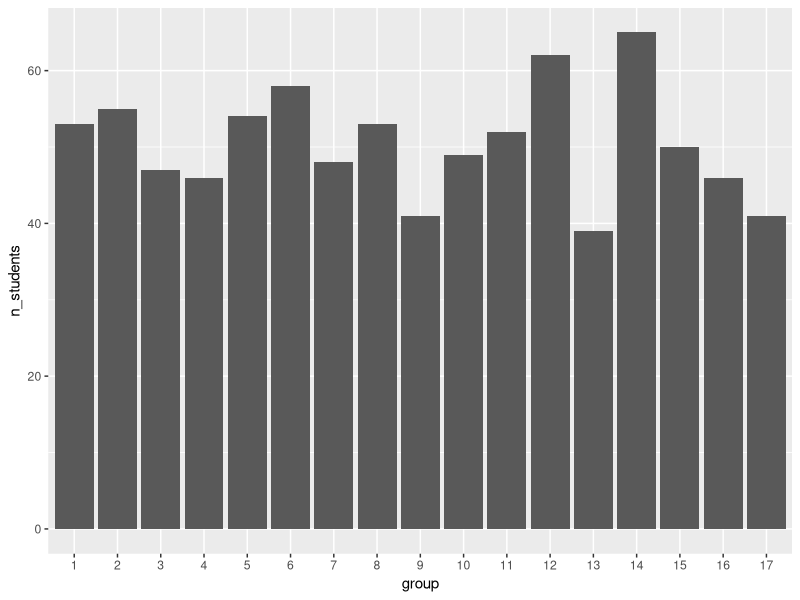
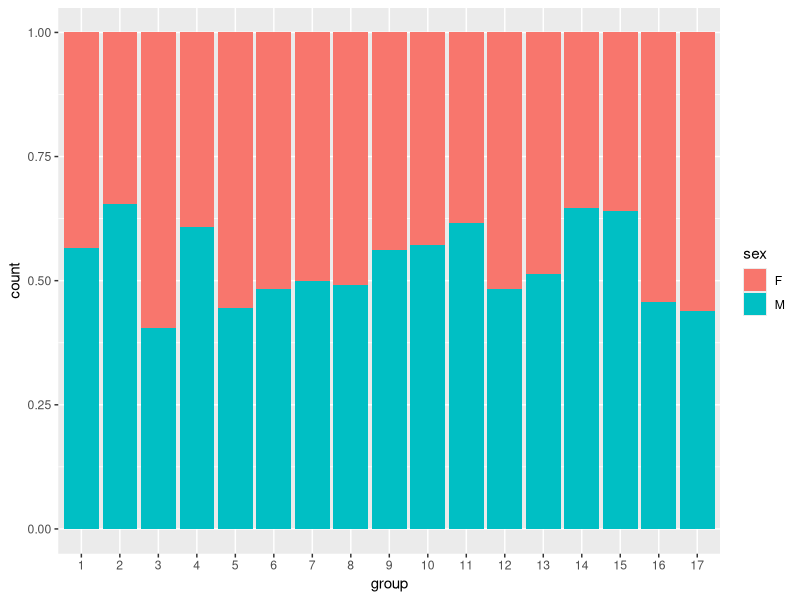
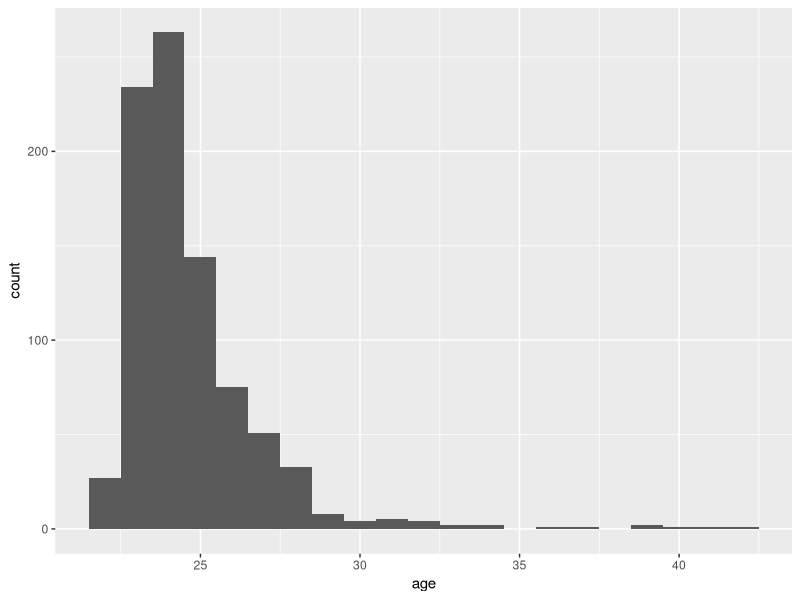
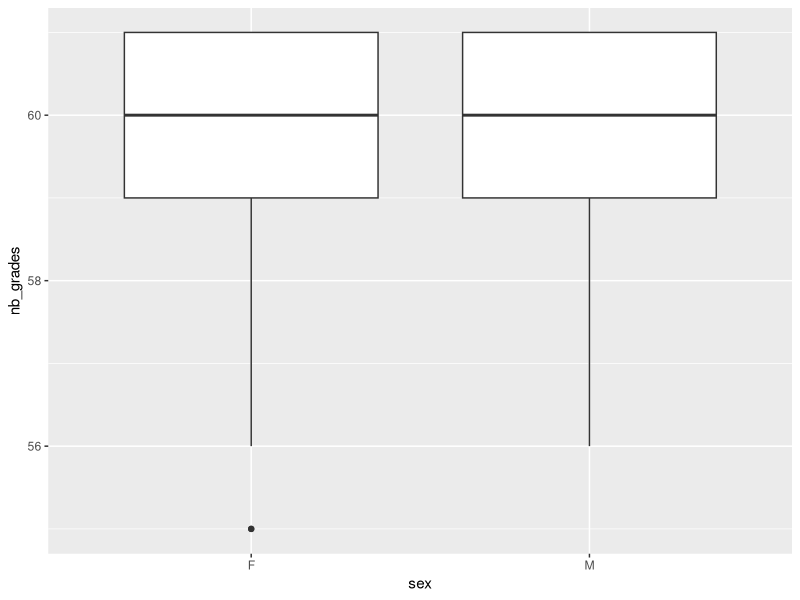
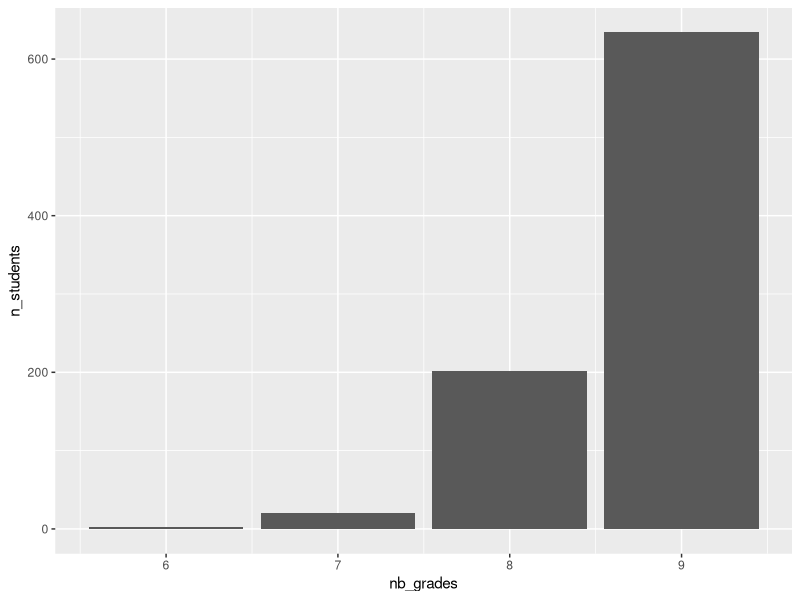
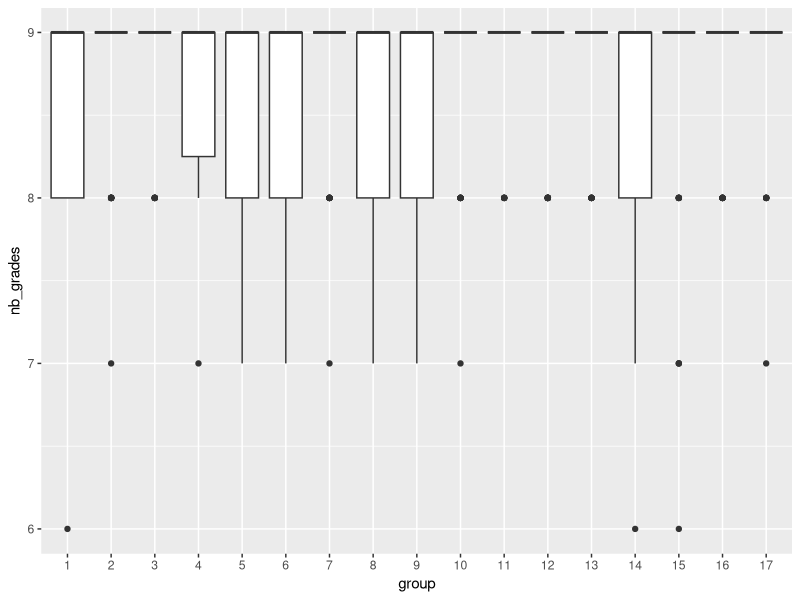
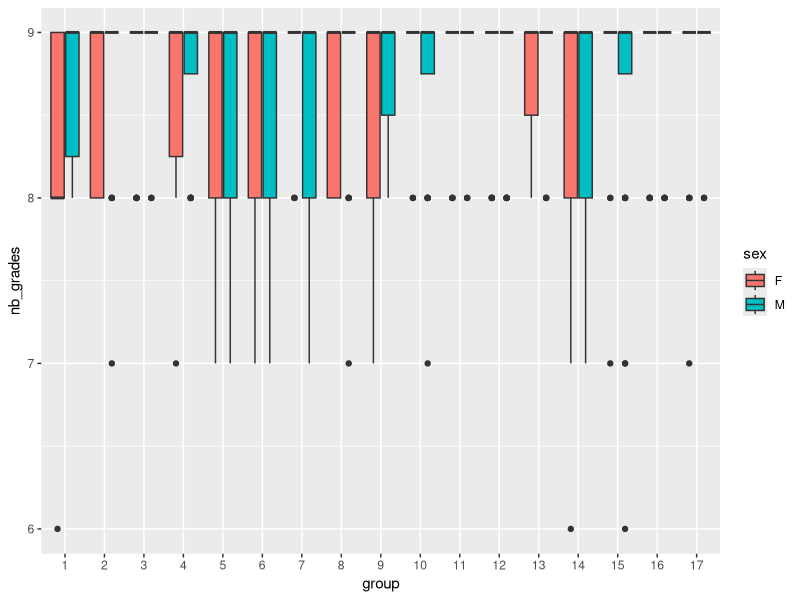
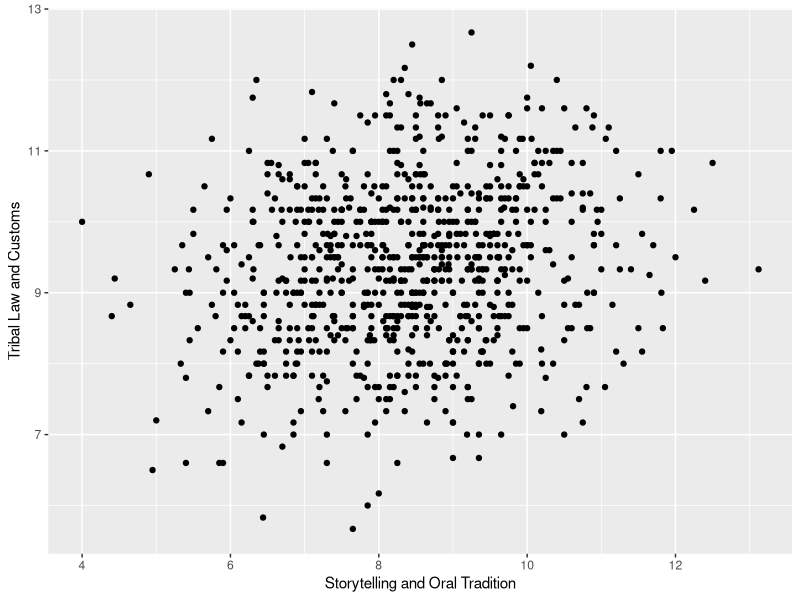

The R source for these figures, in order:
## ---- chunk 1
library(readr)
library(dplyr)
library(knitr)
library(ggplot2)
library(lubridate)
library(tidyr)

## ---- chunk 2
courses <- read_csv("courses.csv")
## ---- chunk 3
courses %>%
  rename(
    "identifiant" = course_id,
    "semester" = semester,
    "number of exams" = nb_grades
  ) %>%
  arrange(`course`) %>%
  kable()
## ---- chunk 4
students <- read_csv("students.csv") %>%
  mutate(
    id = as.integer(id),
    group = factor(group),
    birth_date = as.Date(birth_date),
    sex = factor(sex)
  )

class(students$birth_date)
class(students$sex)

## ---- chunk 5
grades <- read_csv("grades.csv")
grades <- read_delim("grades.csv",
  delim = "|",
na = "_",
)

## ---- chunk 6
students %>%
  group_by(group) %>%
  summarise(n_students = n()) %>%
  ggplot(aes(x = group, y = n_students)) +
  geom_col()
## ---- chunk 7
students %>%
  ggplot(aes(x = group, fill = sex)) +
  geom_bar(position = "fill")
## ---- chunk 8
students <- students %>% 
  mutate(
    age = round(time_length(today() - birth_date, unit = "year"))
  )
## ---- chunk 9
students %>%
  ggplot(aes(x = age)) +
  geom_histogram(binwidth = 1)
## ---- chunk 10
age_group <- students %>%
  group_by(group) %>%
  summarise(median_age = median(age))

kable(age_group)
## ---- chunk 11
oldest <- students %>%
  group_by(group) %>%
  filter(age == max(age)) %>%   # garder seulement le(s) plus âgé(s) du groupe
  select(id, sex, age, group) %>%
  arrange(desc(age))

kable(oldest)
## ---- chunk 12

## ---- chunk 13
nb_grades_student <- grades %>%
  group_by(id) %>%                     
  summarise(nb_grades = n()) %>%
  left_join(students %>% select(id, sex), 
            by = "id") 

nb_grades_student %>%
  slice_head(n = 5) %>%
  knitr::kable()
## ---- chunk 14
nb_grades_student %>%
  ggplot(aes(x = sex, y = nb_grades)) +
  geom_boxplot()
## ---- chunk 15
herbal <- grades %>%
  filter(course_id == 2)


herbal_nb <- herbal %>%
  group_by(id) %>%
  summarise(nb_grades = sum(!is.na(grade)))

herbal_nb <- herbal_nb %>%
  left_join(students %>% select(id, group, sex),
            by = "id")

herbal_nb %>%
  slice_head(n = 5) %>%
  knitr::kable()
## ---- chunk 16
herbal_dist <- herbal_nb %>%
  group_by(nb_grades) %>%
  summarise(n_students = n())

herbal_dist %>%
  ggplot(aes(x = nb_grades, y = n_students)) +
  geom_col()
## ---- chunk 17
herbal_nb %>%
  ggplot(aes(x = group, y = nb_grades)) +
  geom_boxplot()
## ---- chunk 18
herbal_nb %>%
  ggplot(aes(x = group, y = nb_grades, fill = sex)) +
  geom_boxplot()
## ---- chunk 19
avg_per_course <- grades %>%
  group_by(id, course_id) %>%
  summarise(avg_grade = mean(grade, na.rm = TRUE))

avg_per_course <- avg_per_course %>%
  left_join(students %>% select(id, group), by = "id")


avg_per_course <- avg_per_course %>%
  left_join(courses %>% select(course_id, `course`),
            by = c("course_id" = "course_id"))

wide_average <- avg_per_course %>%
  mutate(avg_grade = round(avg_grade, 2)) %>%   # <-- arrondi ici
  select(id, group, `course`, avg_grade) %>%
  pivot_wider(
    names_from = `course`,
    values_from = avg_grade
  )


wide_average %>%
  select(id, group,
         `Animal Lore and Totemism`,
         `Astronomy and Celestial Navigation`) %>%
  slice_head(n = 5) %>%
  knitr::kable()
## ---- chunk 20
wide_average %>%
  ggplot(aes(x = `Storytelling and Oral Tradition`,
             y = `Tribal Law and Customs`)) +
  geom_point()
## ---- chunk 21
correlation <- wide_average %>%
  group_by(group) %>%
  summarise(correlation = cor(`Hunting and Gathering Skills`,
                              `Herbalism and Traditional Medicine`))
## ---- chunk 22
max_corr <- correlation %>%
  filter(abs(correlation) == max(abs(correlation))) %>%
  select(group)
max_corr<- max_corr$group

student_max_corr <- wide_average %>%
  filter(group == max_corr)

student_max_corr %>%
  ggplot(aes(x = `Herbalism and Traditional Medicine`,
             y = `Hunting and Gathering Skills`)) +
  geom_point()
## ---- chunk 23
avg_course_student <- grades %>%
  group_by(id, course_id) %>%
  summarise(avg_grade = mean(grade, na.rm = TRUE))

final <- avg_course_student %>%
  group_by(id) %>%
  summarise(final_grade = mean(avg_grade, na.rm = TRUE))

final <- final %>%
  left_join(students %>% select(id, group, sex), by = "id")

final <- final %>%
  arrange(desc(final_grade))

final %>%
  slice_head(n = 5) %>%
  knitr::kable()
## ---- chunk 24
final %>%
  ggplot(aes(x = group, y = final_grade)) +
  geom_boxplot()
## ---- chunk 25
final %>%
  ggplot(aes(x = group, y = final_grade, fill = sex)) +
  geom_boxplot()
## ---- chunk 26
#add the column for the courses with 2 semesters 
avg_course_student <- avg_course_student %>%
  mutate(semester = ifelse(course_id <= 6, 1, 2))

pass <- avg_course_student %>%
  group_by(id) %>%
  summarise(
    min_course = min(avg_grade),
    sem1 = mean(avg_grade[semester == 1]),
    sem2 = mean(avg_grade[semester == 2])
  ) %>%
  mutate(
    pass = (min_course >= 5) & (sem1 >= 10) & (sem2 >= 10)
  )

pass <- pass %>%
  left_join(final %>% select(id, group, sex, final_grade), by = "id") %>%
  select(id, group, final_grade, pass)

pass %>%
  slice_head(n = 5) %>%
  knitr::kable()
## ---- chunk 27
pass %>%
  filter(pass == FALSE & final_grade >= 10) %>%
  summarise(n = n()) %>%
  kable()
## ---- chunk 28
pass_rate <- pass %>%
  group_by(group) %>%
  summarise(pass_rate = mean(pass == TRUE))

pass_rate %>%
  ggplot(aes(x = group, y = pass_rate)) +
  geom_col()
## ---- chunk 29
fail <- avg_course_student %>%
  filter(avg_grade < 5) %>%
  group_by(course_id) %>%
  summarise(nb_fail = n()) %>%       
  arrange(desc(nb_fail)) 

fail %>%
  slice_head(n = 1) %>%
  kable()
## ---- chunk 30
age_success <- pass %>%
  left_join(students %>%
              select(id, age), by = "id") %>%
  group_by(age) %>%
  summarise(success_rate = mean(pass == TRUE))

age_success %>%
  ggplot(aes(x = age, y = success_rate)) +
  geom_col()
